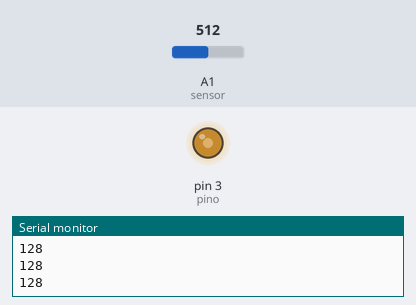
This sketch was run on a simulated Arduino Uno, built with avr-gcc and run on an emulated ATmega328P. Shown: output pins drawn as LEDs (lit = HIGH), the last lines printed to the serial monitor. The test bench sets the inputs (shaded band); at power-on: A1 (sensor) = 512.

Above: at 1.2 s.
1.3 s: A1 (sensor) set to 306
At 1.9 s:
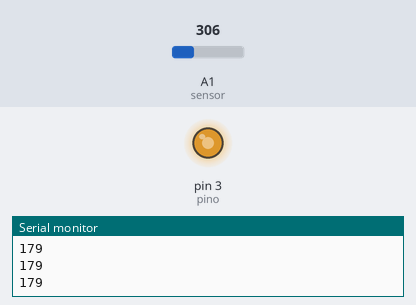
2.8 s: A1 (sensor) set to 122
At 3.2 s:
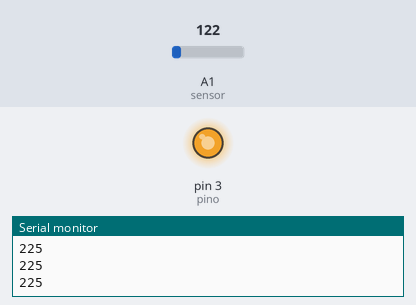
4.3 s: A1 (sensor) set to 900
At 5.4 s:
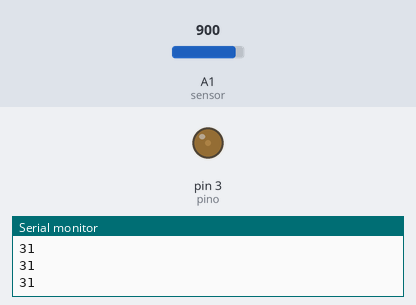
5.8 s: A1 (sensor) set to 1023
At 6.5 s:
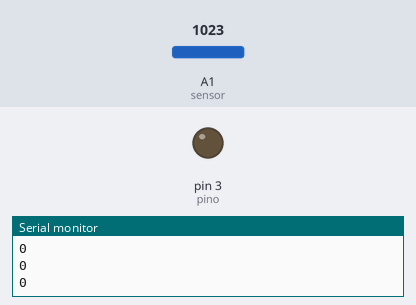
7.3 s: A1 (sensor) set to 511
At 7.7 s:
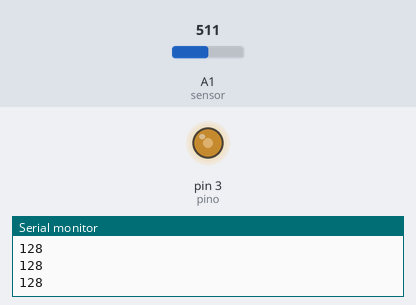
Timing chart, 0 to 9.8 s (numbered marks = the images above; inputs shaded):
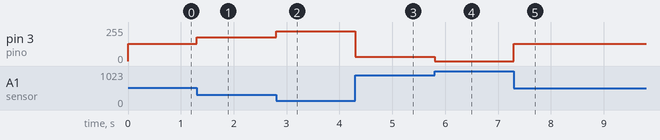

The sketch:

SensorLuzLer.ino
```cpp
//pino analog in (que o sensor esta ligado, que a placa vai receber o sinal)
int sensor = 1;

//pino digital/PWM onde o sinal digital ou PWM sera enviado
int pino = 3;

void setup() {
  Serial.begin(9600);
  pinMode(pino,OUTPUT);
}

void loop() {
  // lendo o valor do sensor que pode ser de 0 a 1023 (analogico)
  int valorSensor = analogRead(sensor);

  // lendo valor PWM convertido
  int valorPWM = map(valorSensor, 0,1023,255,0);

  // escrevendo na saida digital porem sinal PWM (nao eh 0/1, varia de 0 a 255, sai pela porta digital, como se fosse um amplificador classe D sinal quadrado)
  analogWrite(pino, valorPWM);

   // Exibindo o valores no monitor
  //Serial.println(valorSensor);
  Serial.println(valorPWM);

  delay(1);
}
```

Measured:
- after the input at 1.3 s, pin 3 (pino): 128/255 → 179/255 at once
- after the input at 2.8 s, pin 3 (pino): 179/255 → 225/255 at once
- after the input at 4.3 s, pin 3 (pino): 225/255 → 31/255 at once
- after the input at 5.8 s, pin 3 (pino): 31/255 → 0/255 at once
- after the input at 7.3 s, pin 3 (pino): 0/255 → 128/255 at once
